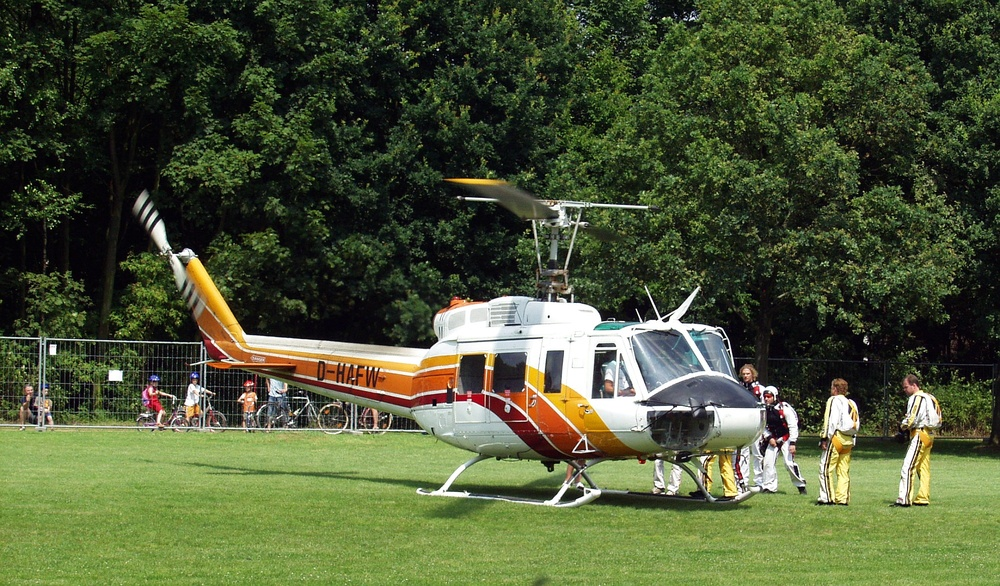
#> input picture 04_basic_fundamentals/test_images/helicopter.jpg, 1000 x 586 px, shrunk from 2000 x 1171 before the run, found by its file name
$ python 08_resim_donusum_dizeyi.py
#> lines starting #> are read from the running program, lines starting #| are printed output that depends on the picture
import cv2
import numpy as np

img = cv2.imread("helicopter.jpg", 0)
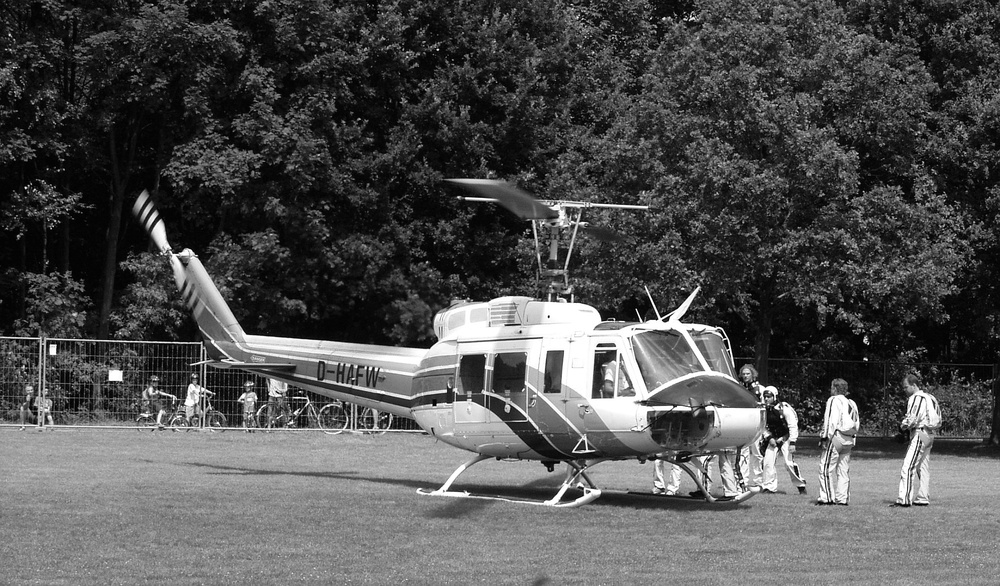
#> img: shape (586, 1000); min 0, max 255, mean 80.4
row, col = img.shape
#> row = 586; col = 1000

M = np.float32([[1, 0, 10], [0, 1, 70]])

dst = cv2.warpAffine(img, M, (row, col))
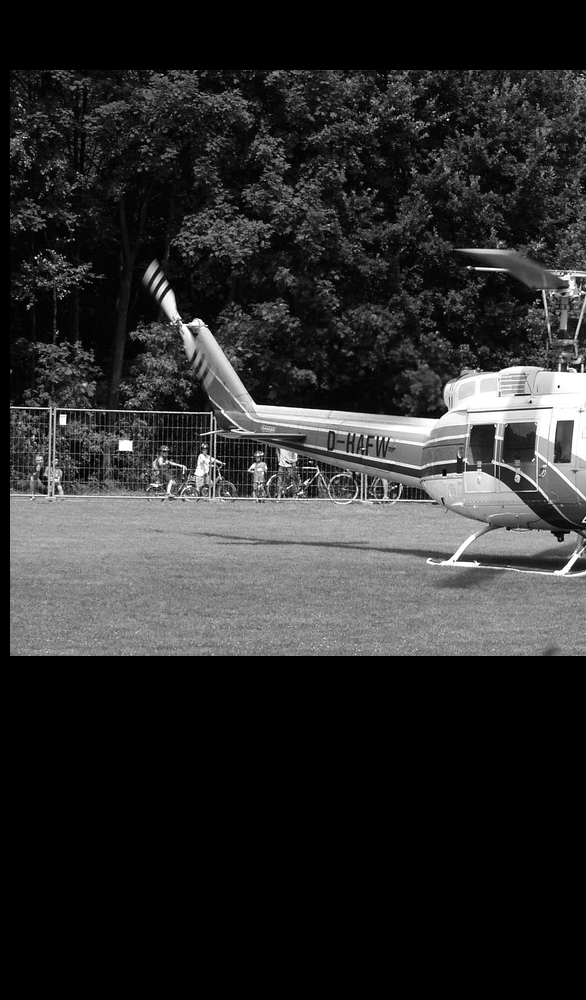
#> dst: shape (1000, 586); min 0, max 255, mean 45.2

cv2.imshow("dst", dst)

cv2.waitKey(0)
cv2.destroyAllWindows()

$ run again, with 04_basic_fundamentals/test_images/bilateral.png saved as 04_basic_fundamentals/test_images/helicopter.jpg
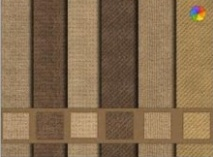
#> input picture 04_basic_fundamentals/test_images/bilateral.png, 213 x 157 px, found by its file name
#> `img = cv2.imread("helicopter.jpg", 0)`:
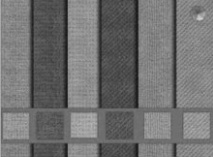
#> img: shape (157, 213); min 24, max 209, mean 112.9
#> `dst = cv2.warpAffine(img, M, (row, col))`:
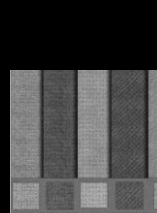
#> dst: shape (213, 157); min 0, max 181, mean 66.8
